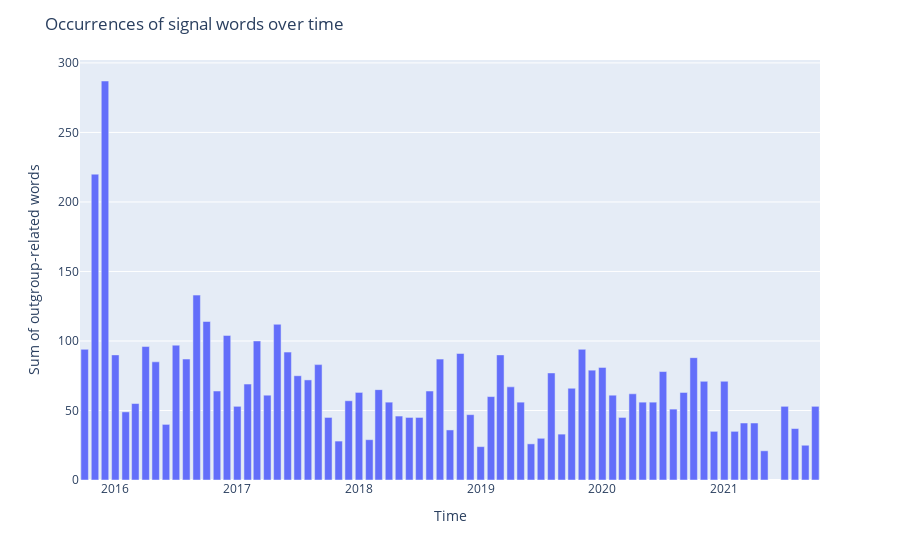

Source (notebook cell):
### Code cell
monthly_sum_of_occurrances = []
month = []
pages = []
for month_df in entries_monthwise:
    date = month_df['date'][0]
    date = date.replace(day=1)
    month.append(date)
    monthly_sum_of_occurrances.append(sum(month_df['enemy_words_occurrences_sum']))
    pages.append(month_df[month_df['enemy_words_occurrences_sum'] > 3].shape[0])
wrapper_dict = {'Time':month, 'Sum of outgroup-related words':monthly_sum_of_occurrances}
fig = px.bar(wrapper_dict, x='Time', y='Sum of outgroup-related words')
fig.update_layout(title='Occurrences of signal words over time')
fig.show()

### Figure 1 — Plotly figure (JSON) as saved in the notebook; plotly's stock layout.template omitted (floating-point values rounded to 4 significant figures)
{"data": [{"alignmentgroup": "True", "hovertemplate": "Time=%{x}<br>Sum of outgroup-related words=%{y}<extra></extra>", "legendgroup": "", "marker": {"color": "#636efa", "pattern": {"shape": ""}}, "name": "", "offsetgroup": "", "orientation": "v", "showlegend": false, "textposition": "auto", "type": "bar", "x": ["2015-10-01", "2015-11-01", "2015-12-01", "2016-01-01", "2016-02-01", "2016-03-01", "2016-04-01", "2016-05-01", "2016-06-01", "2016-07-01", "2016-08-01", "2016-09-01", "2016-10-01", "2016-11-01", "2016-12-01", "2017-01-01", "2017-02-01", "2017-03-01", "2017-04-01", "2017-05-01", "2017-06-01", "2017-07-01", "2017-08-01", "2017-09-01", "2017-10-01", "2017-11-01", "2017-12-01", "2018-01-01", "2018-02-01", "2018-03-01", "2018-04-01", "2018-05-01", "2018-06-01", "2018-07-01", "2018-08-01", "2018-09-01", "2018-10-01", "2018-11-01", "2018-12-01", "2019-01-01", "2019-02-01", "2019-03-01", "2019-04-01", "2019-05-01", "2019-06-01", "2019-07-01", "2019-08-01", "2019-09-01", "2019-10-01", "2019-11-01", "2019-12-01", "2020-01-01", "2020-02-01", "2020-03-01", "2020-04-01", "2020-05-01", "2020-06-01", "2020-07-01", "2020-08-01", "2020-09-01", "2020-10-01", "2020-11-01", "2020-12-01", "2021-01-01", "2021-02-01", "2021-03-01", "2021-04-01", "2021-05-01", "2021-07-01", "2021-08-01", "2021-09-01", "2021-10-01"], "xaxis": "x", "y": [94, 220, 287, 90, 49, 55, 96, 85, 40, 97, 87, 133, 114, 64, 104, 53, 69, 100, 61, 112, 92, 75, 72, 83, 45, 28, 57, 63, 29, 65, 56, 46, 45, 45, 64, 87, 36, 91, 47, 24, 60, 90, 67, 56, 26, 30, 77, 33, 66, 94, 79, 81, 61, 45, 62, 56, 56, 78, 51, 63, 88, 71, 35, 71, 35, 41, 41, 21, 53, 37, 25, 53], "yaxis": "y"}], "layout": {"barmode": "relative", "legend": {"tracegroupgap": 0}, "margin": {"t": 60}, "title": {"text": "Occurrences of signal words over time"}, "xaxis": {"anchor": "y", "domain": [0, 1], "title": {"text": "Time"}}, "yaxis": {"anchor": "x", "domain": [0, 1], "title": {"text": "Sum of outgroup-related words"}}}}
